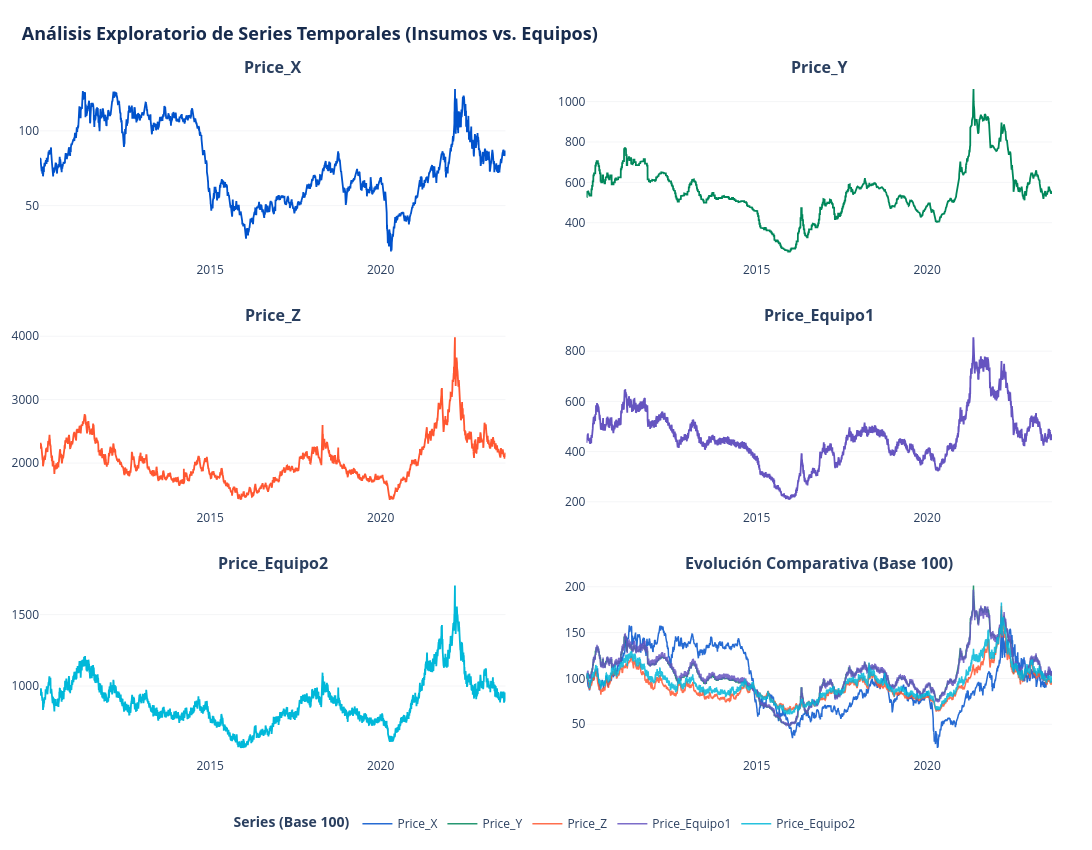

The notebook cell saved with this chart:
### Markdown cell above
Rápidamente lo que nos dice esto es que las series contienen 3530 registros sin datos faltantes. La única excepción son 34 dias que no aparecen registrados por tratarse, posiblemente, de dias festivos. No se especifica una unidad de medición, pero dado que son valores de precio de mercado, podria tratarse de dólares.

### Code cell
series_cols = df_historico.columns.tolist()
colores = [
    "#0052CC",  
    "#00875A",  
    "#FF5630",  
    "#6554C0",  
    "#00B8D9",  
]

titulos_subgraficos = [f"<b>{col}</b>" for col in series_cols] + [
    "<b>Evolución Comparativa (Base 100)</b>"
]

fig = make_subplots(
    rows=3,
    cols=2,
    subplot_titles=titulos_subgraficos,
    horizontal_spacing=0.08,
    vertical_spacing=0.10,
)

for idx, col in enumerate(series_cols):
    row = (idx // 2) + 1
    col_pos = (idx % 2) + 1

    fig.add_trace(
        go.Scatter(
            x=df_historico.index,
            y=df_historico[col],
            mode="lines",
            name=col,
            line=dict(color=colores[idx % len(colores)], width=1.8),
            showlegend=False,  # Ocultamos leyenda individual para evitar desorden
        ),
        row=row,
        col=col_pos,
    )

df_base100 = (df_historico / df_historico.iloc[0]) * 100

for idx, col in enumerate(series_cols):
    fig.add_trace(
        go.Scatter(
            x=df_base100.index,
            y=df_base100[col],
            mode="lines",
            name=col,
            line=dict(color=colores[idx % len(colores)], width=1.5),
            opacity=0.85,
            showlegend=True,  # Mostramos leyenda general aquí
        ),
        row=3,
        col=2,
    )


fig.update_layout(
    title=dict(
        text="<b>Análisis Exploratorio de Series Temporales (Insumos vs. Equipos)</b>",
        font=dict(size=18, color="#172B4D"),
        x=0.02,
    ),
    height=850,
    width=1150,
    template="plotly_white",
    hovermode="x unified",  
    legend=dict(
        title="<b>Series (Base 100)</b>",
        orientation="h",
        yanchor="bottom",
        y=-0.12,
        xanchor="center",
        x=0.5,
    ),
    margin=dict(l=40, r=40, t=80, b=80),
)

# Mejorar legibilidad de ejes Y en cada gráfico
fig.update_yaxes(showgrid=True, gridcolor="#F4F5F7", zeroline=False)
fig.update_xaxes(showgrid=False)

fig.show()

ruta_imagen = img_dir / "eda_series_base100.png"

fig.write_image(
    ruta_imagen, width=1200, height=800, scale=2
)

print(f"✅ Gráfico guardado en: {ruta_imagen}")

### Figure 1 — Plotly figure (JSON) as saved in the notebook; plotly's stock layout.template omitted (floating-point values rounded to 4 significant figures; data arrays with more than 128 entries replaced by an {"elided": "..."} marker saying what was removed)
{"data": [{"line": {"color": "#0052CC", "width": 1.8}, "mode": "lines", "name": "Price_X", "showlegend": false, "type": "scatter", "x": {"elided": "3530 str values"}, "xaxis": "x", "y": {"elided": "3530 float values"}, "yaxis": "y"}, {"line": {"color": "#00875A", "width": 1.8}, "mode": "lines", "name": "Price_Y", "showlegend": false, "type": "scatter", "x": {"elided": "3530 str values"}, "xaxis": "x2", "y": {"elided": "3530 float values"}, "yaxis": "y2"}, {"line": {"color": "#FF5630", "width": 1.8}, "mode": "lines", "name": "Price_Z", "showlegend": false, "type": "scatter", "x": {"elided": "3530 str values"}, "xaxis": "x3", "y": {"elided": "3530 float values"}, "yaxis": "y3"}, {"line": {"color": "#6554C0", "width": 1.8}, "mode": "lines", "name": "Price_Equipo1", "showlegend": false, "type": "scatter", "x": {"elided": "3530 str values"}, "xaxis": "x4", "y": {"elided": "3530 float values"}, "yaxis": "y4"}, {"line": {"color": "#00B8D9", "width": 1.8}, "mode": "lines", "name": "Price_Equipo2", "showlegend": false, "type": "scatter", "x": {"elided": "3530 str values"}, "xaxis": "x5", "y": {"elided": "3530 float values"}, "yaxis": "y5"}, {"line": {"color": "#0052CC", "width": 1.5}, "mode": "lines", "name": "Price_X", "opacity": 0.85, "showlegend": true, "type": "scatter", "x": {"elided": "3530 str values"}, "xaxis": "x6", "y": {"elided": "3530 float values"}, "yaxis": "y6"}, {"line": {"color": "#00875A", "width": 1.5}, "mode": "lines", "name": "Price_Y", "opacity": 0.85, "showlegend": true, "type": "scatter", "x": {"elided": "3530 str values"}, "xaxis": "x6", "y": {"elided": "3530 float values"}, "yaxis": "y6"}, {"line": {"color": "#FF5630", "width": 1.5}, "mode": "lines", "name": "Price_Z", "opacity": 0.85, "showlegend": true, "type": "scatter", "x": {"elided": "3530 str values"}, "xaxis": "x6", "y": {"elided": "3530 float values"}, "yaxis": "y6"}, {"line": {"color": "#6554C0", "width": 1.5}, "mode": "lines", "name": "Price_Equipo1", "opacity": 0.85, "showlegend": true, "type": "scatter", "x": {"elided": "3530 str values"}, "xaxis": "x6", "y": {"elided": "3530 float values"}, "yaxis": "y6"}, {"line": {"color": "#00B8D9", "width": 1.5}, "mode": "lines", "name": "Price_Equipo2", "opacity": 0.85, "showlegend": true, "type": "scatter", "x": {"elided": "3530 str values"}, "xaxis": "x6", "y": {"elided": "3530 float values"}, "yaxis": "y6"}], "layout": {"annotations": [{"font": {"size": 16}, "showarrow": false, "text": "<b>Price_X</b>", "x": 0.23, "xanchor": "center", "xref": "paper", "y": 1, "yanchor": "bottom", "yref": "paper"}, {"font": {"size": 16}, "showarrow": false, "text": "<b>Price_Y</b>", "x": 0.77, "xanchor": "center", "xref": "paper", "y": 1, "yanchor": "bottom", "yref": "paper"}, {"font": {"size": 16}, "showarrow": false, "text": "<b>Price_Z</b>", "x": 0.23, "xanchor": "center", "xref": "paper", "y": 0.6333, "yanchor": "bottom", "yref": "paper"}, {"font": {"size": 16}, "showarrow": false, "text": "<b>Price_Equipo1</b>", "x": 0.77, "xanchor": "center", "xref": "paper", "y": 0.6333, "yanchor": "bottom", "yref": "paper"}, {"font": {"size": 16}, "showarrow": false, "text": "<b>Price_Equipo2</b>", "x": 0.23, "xanchor": "center", "xref": "paper", "y": 0.2667, "yanchor": "bottom", "yref": "paper"}, {"font": {"size": 16}, "showarrow": false, "text": "<b>Evolución Comparativa (Base 100)</b>", "x": 0.77, "xanchor": "center", "xref": "paper", "y": 0.2667, "yanchor": "bottom", "yref": "paper"}], "height": 850, "hovermode": "x unified", "legend": {"orientation": "h", "title": {"text": "<b>Series (Base 100)</b>"}, "x": 0.5, "xanchor": "center", "y": -0.12, "yanchor": "bottom"}, "margin": {"b": 80, "l": 40, "r": 40, "t": 80}, "title": {"font": {"color": "#172B4D", "size": 18}, "text": "<b>Análisis Exploratorio de Series Temporales (Insumos vs. Equipos)</b>", "x": 0.02}, "width": 1150, "xaxis": {"anchor": "y", "domain": [0, 0.46], "showgrid": false}, "xaxis2": {"anchor": "y2", "domain": [0.54, 1], "showgrid": false}, "xaxis3": {"anchor": "y3", "domain": [0, 0.46], "showgrid": false}, "xaxis4": {"anchor": "y4", "domain": [0.54, 1], "showgrid": false}, "xaxis5": {"anchor": "y5", "domain": [0, 0.46], "showgrid": false}, "xaxis6": {"anchor": "y6", "domain": [0.54, 1], "showgrid": false}, "yaxis": {"anchor": "x", "domain": [0.7333, 1], "gridcolor": "#F4F5F7", "showgrid": true, "zeroline": false}, "yaxis2": {"anchor": "x2", "domain": [0.7333, 1], "gridcolor": "#F4F5F7", "showgrid": true, "zeroline": false}, "yaxis3": {"anchor": "x3", "domain": [0.3667, 0.6333], "gridcolor": "#F4F5F7", "showgrid": true, "zeroline": false}, "yaxis4": {"anchor": "x4", "domain": [0.3667, 0.6333], "gridcolor": "#F4F5F7", "showgrid": true, "zeroline": false}, "yaxis5": {"anchor": "x5", "domain": [0, 0.2667], "gridcolor": "#F4F5F7", "showgrid": true, "zeroline": false}, "yaxis6": {"anchor": "x6", "domain": [0, 0.2667], "gridcolor": "#F4F5F7", "showgrid": true, "zeroline": false}}}
